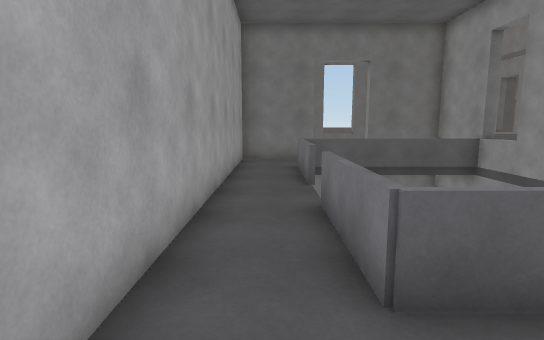
[1] (above)

19 first-person views from a walk through a scene from a Unity 3-D project. The camera is 1.5 m above the floor, tilts 8° down and sees 80° across. The floor is counted in squares, 1 m on a side. Each view is taken from the middle of a square. On the plan, view 1 faces up. The plan holds only what a view shows up to about 15 squares ahead; the rest is blank. The place goes on beyond the plan. Some animated figures are not drawn.

[2]
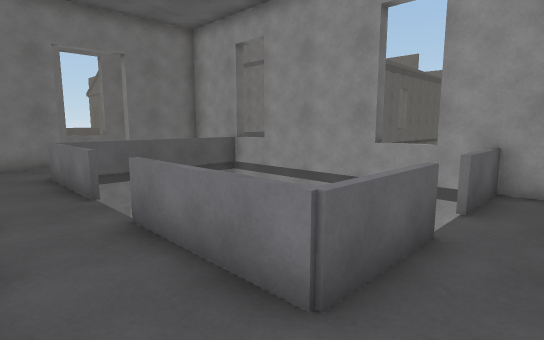

[3]
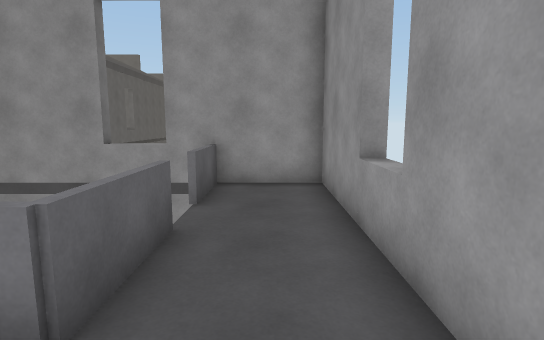

[4]
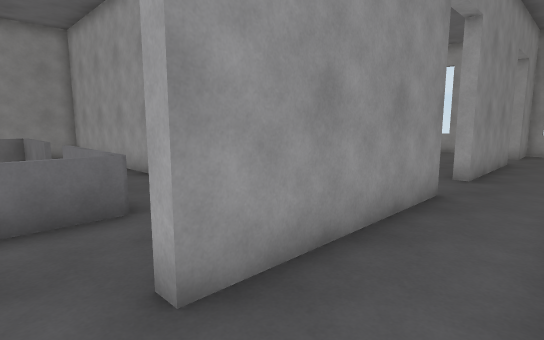

[5]
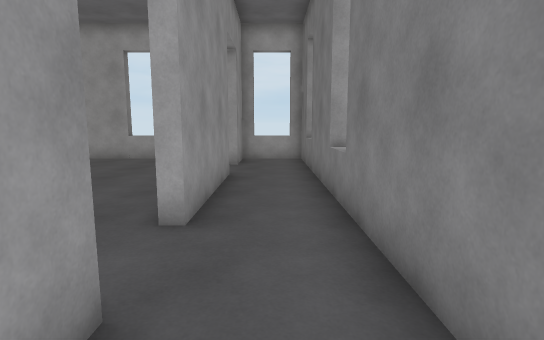

[6]
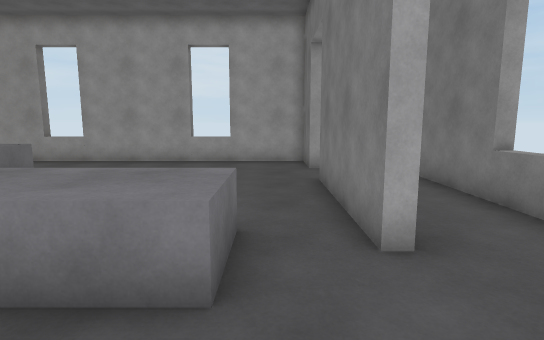

[7]
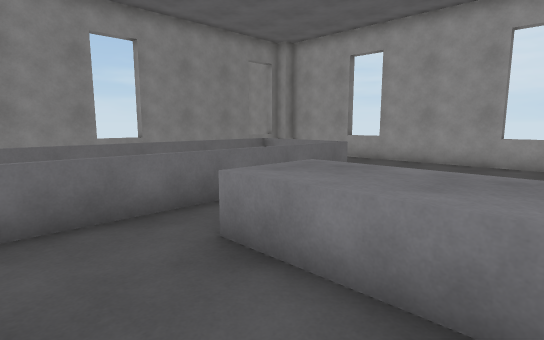

[8]
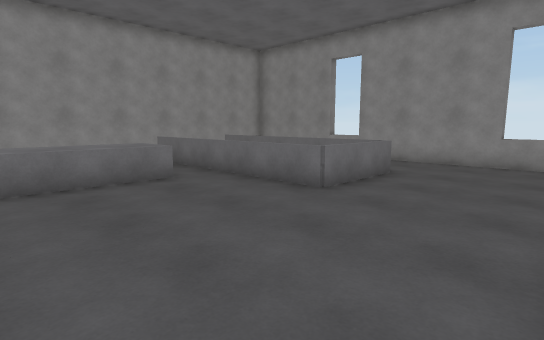

[9]
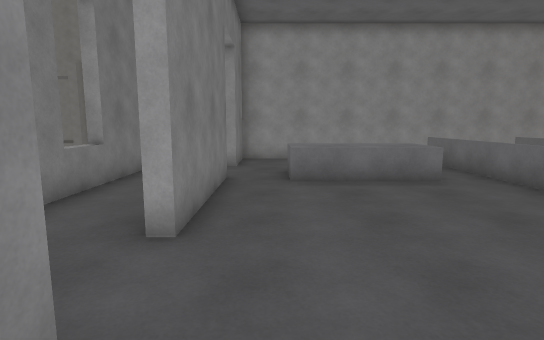

[10]
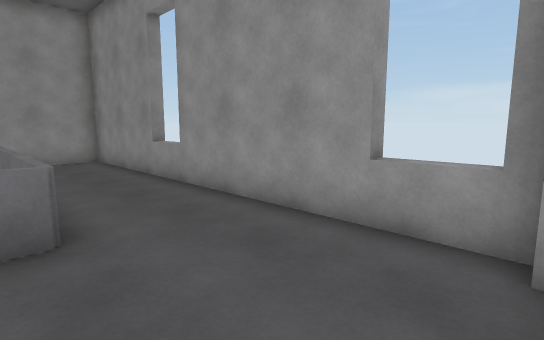

[11]
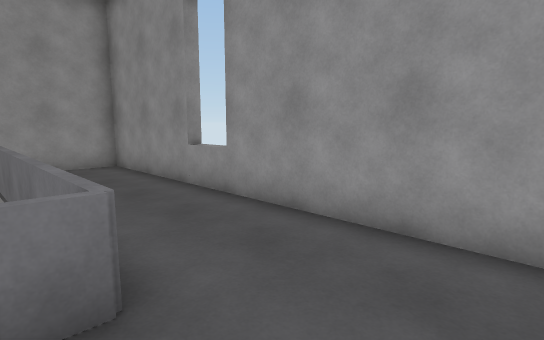

[12]
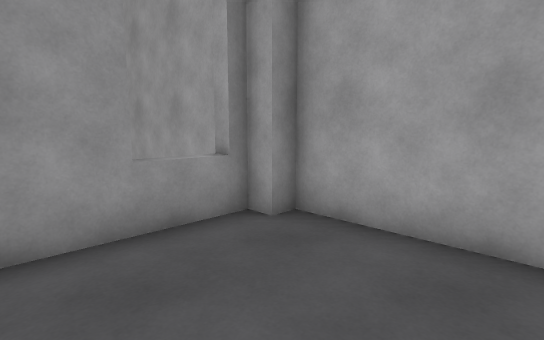

[13]
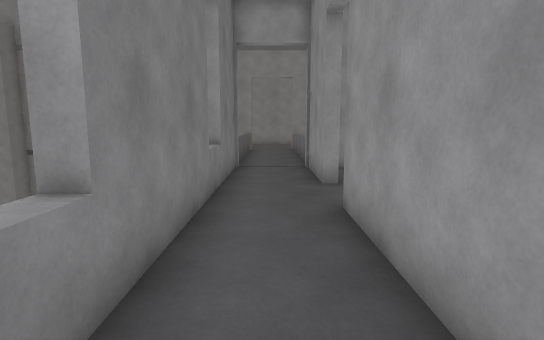

[14]
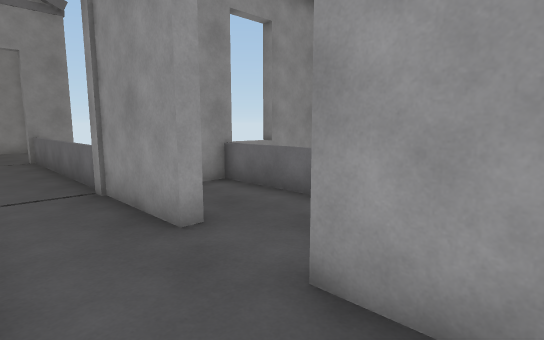

[15]
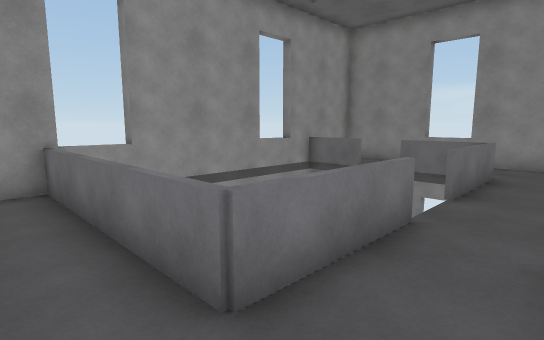

[16]
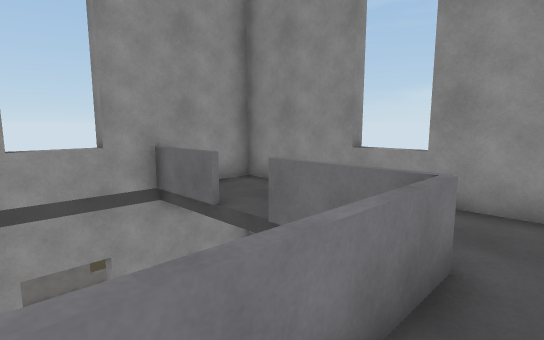

[17]
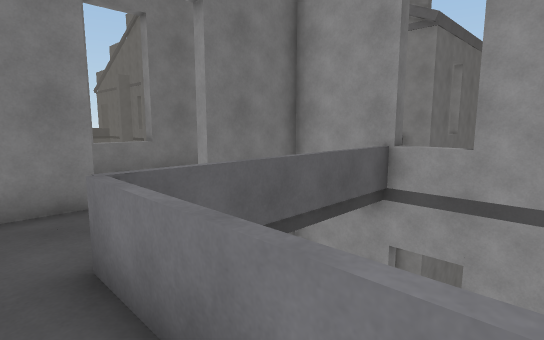

[18]
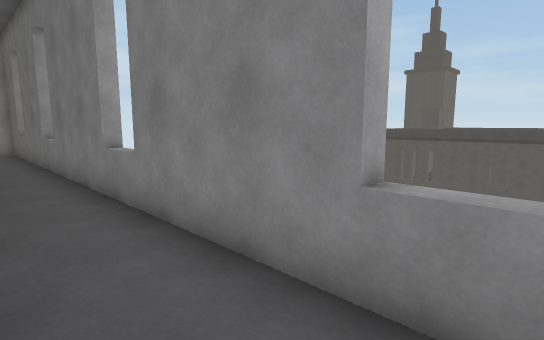

[19]
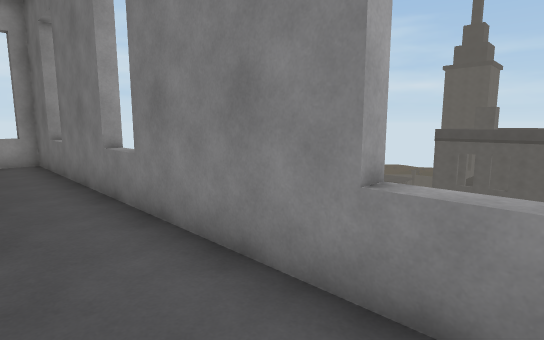

### Floor plan
Key: @ floor where view 1 was taken; # wall or solid block; x gap in a wall; . floor; = window, fence, low wall or low ledge; ^ raised ledge; v drop or lower ground; O other object.
Columns run from 17 left of view 1 to 7 right of it. Each row starts with its distance up from view 1.
 18  ##^^###^^####^^####^^##
 17 #.......................#
 16 ^........................
 15 #.......................#
 14  ##...#####..######...###
 13 #..............#.........
 12 #.........^^. .#.........
 11 ^.........^^.  #..=vvvvv^
 10 ^.........^^.. #..=     ^
  9 #.........^^...#..=     v
  8 #..............#..x     v
  7 #.......vvv===##..v     v
  6 #.....         #..v     v
  5 ^.....         #..=     ^
  4 ^.....         #..=     ^
  3 #.....========##..=vv vvv
  2 #..............#.........
  1 #..............#.........
  0  O.............# @.......
 -1  O^^#####^^#### ####^####
 -2  O
 -3  O

Where each view was taken, in squares from view 1:
view 1: 0 up, 0 right, facing up
view 2: 1 up, 1 left, facing up-right
view 3: 1 up, 1 left, facing right
view 4: 17 up, 3 right, facing down-left
view 5: 16 up, 2 left, facing left
view 6: 13 up, 3 left, facing left
view 7: 12 up, 3 left, facing down-left
view 8: 13 up, 16 left, facing down-right
view 9: 13 up, 16 left, facing right
view 10: 4 up, 16 left, facing down-right
view 11: 4 up, 14 left, facing down-right
view 12: 4 up, 12 left, facing down-left
view 13: 16 up, 4 left, facing right
view 14: 17 up, 0 right, facing down-right
view 15: 13 up, 1 left, facing down-right
view 16: 6 up, 0 right, facing down-right
view 17: 8 up, 0 right, facing up-right
view 18: 15 up, 4 right, facing up-left
view 19: 15 up, 2 left, facing up-left
